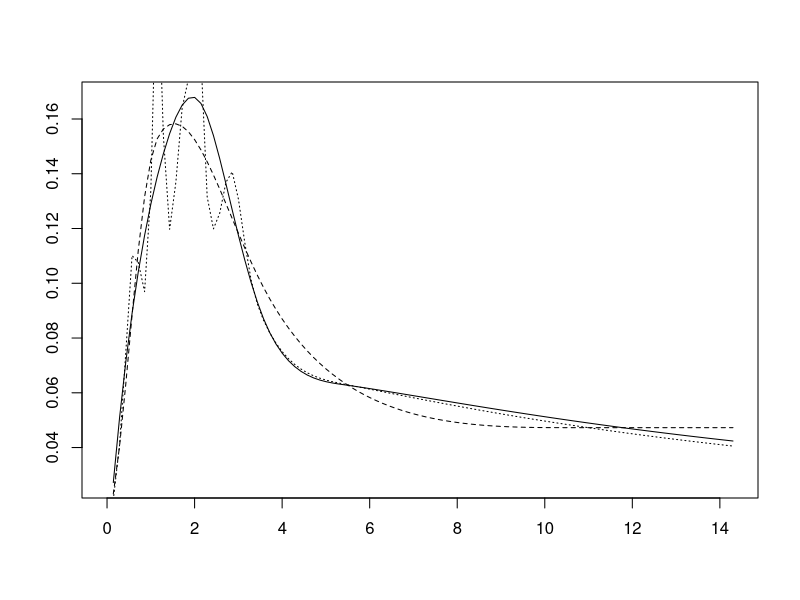

The R script that drew this image:
library(polspline)


### Name: plot.heft
### Title: Heft: hazard estimation with flexible tails
### Aliases: plot.heft
### Keywords: distribution smooth survival

### ** Examples

fit1 <- heft(testhare[,1], testhare[,2])
plot(fit1, what = "h")
# modify tail behavior
fit2 <- heft(testhare[,1], testhare[,2], leftlog = FALSE, rightlog = FALSE, 
    leftlin = TRUE)   
plot(fit2, what = "h", add = TRUE,lty = 2)
fit3 <- heft(testhare[,1], testhare[,2], penalty = 0)   # select largest model
plot(fit3, what = "h", add = TRUE,lty = 3)
